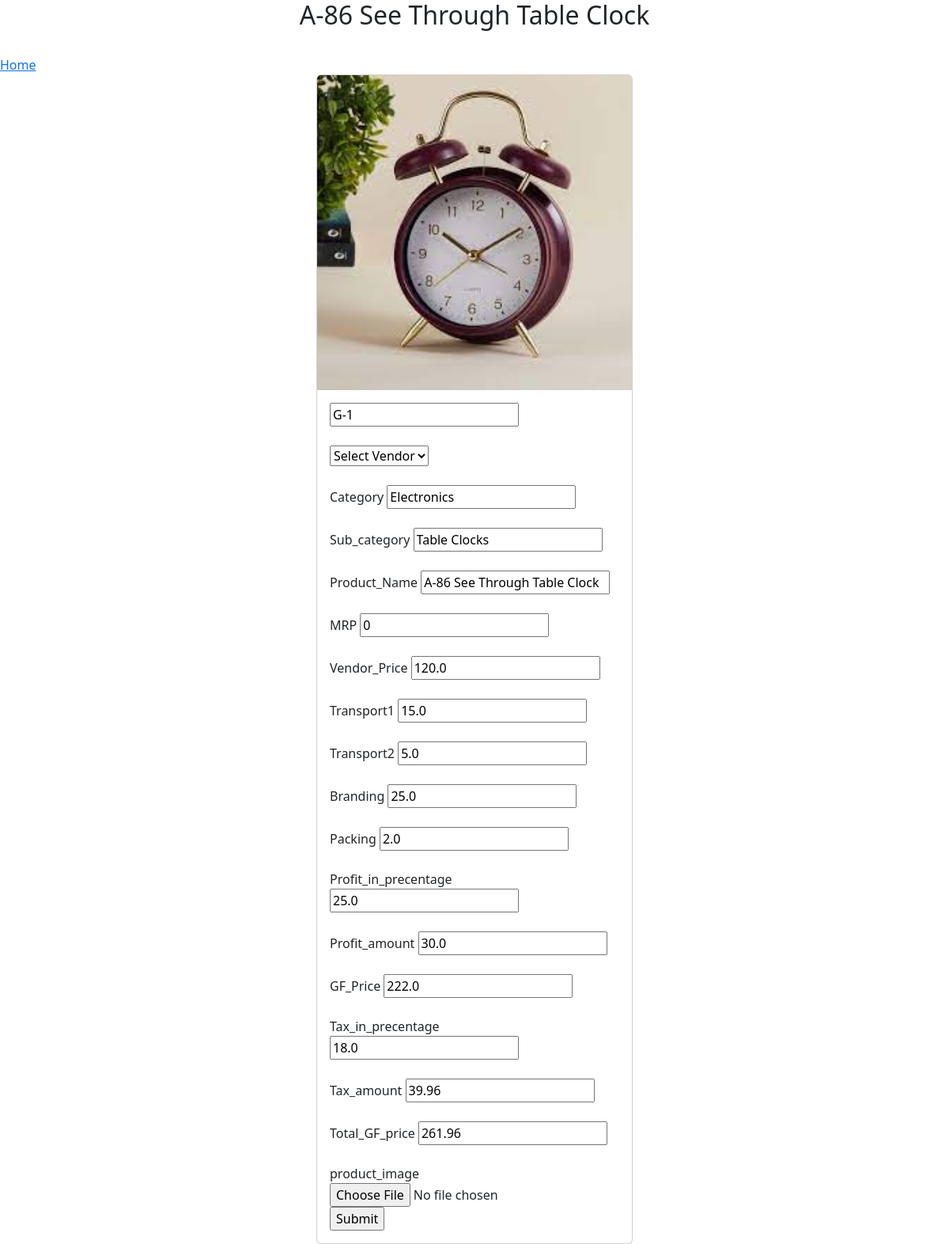
/update_product/8, run on the app's committed database.
### gridfokuzapp/models.py (models this page shows, shortened)
class AddProducts(models.Model):
    SKU = models.CharField(max_length=10, null=True)
    Vendor = models.ForeignKey(AddVendors ,on_delete=models.SET_NULL, null=True)
    Category = models.CharField(max_length=50, null=True)
    Sub_category = models.CharField(max_length=50, null=True)
    Product_Name = models.CharField(max_length=50, null=True)
    MRP = models.IntegerField(null=True)
    Vendor_Price = models.FloatField(null=True)
    Transport1 = models.FloatField(null=True)
    Transport2 = models.FloatField(null=True)
    Branding = models.FloatField(null=True)
    Packing = models.FloatField(null=True)
    Profit_in_precentage = models.FloatField(null=True)
    Profit_amount = models.FloatField(null=True)
    GF_Price = models.FloatField(null=True)
    Tax_in_precentage = models.FloatField(null=True)
    Tax_amount = models.FloatField(null=True)
    Total_GF_price = models.FloatField(null=True)
    product_image = models.ImageField(upload_to="product_images", null=True)

### gridfokuzapp/views.py (the view, shortened to what this page needs)
# urls.py: path("update_product/<int:id>", views.update_product, name="update_product"),
def update_product(request,id):
    vendor = AddVendors.objects.all()
    product = AddProducts.objects.get(id=id)
    return render(request, "update_product.html",{"product":product,
                                                  "vendor":vendor})

### templates/update_product.html (shortened to what this page needs)
<!DOCTYPE html>
<html lang="en">
<head>
  <link href="https://cdn.jsdelivr.net/npm/bootstrap@5.2.3/dist/css/bootstrap.min.css" rel="stylesheet">
</head>
<body>
    <h2 style="text-align:center">{{product.Product_Name}}</h2><br>
    <a href="/home">Home</a>
    <div class="card mx-auto" style="width: 25rem;">
        <img src="{{product.product_image.url}}" class="card-img-top" alt="{{product.Product_Name}}">
        <div class="card-body">
            <form action="{% url 'update_product' product.id %}" method="post" enctype="multipart/form-data">
                <input type="text" name="SKU" placeholder="SKU" value="{{product.SKU}}" required><br><br>
                <select name="Vendor">
                    <option value="none">Select Vendor</option>
                </select><br><br>
                <label>Category</label>
                <input type="text" name="Category" placeholder="Category" value="{{product.Category}}" required><br><br>
                <label>Sub_category</label>
                <input type="text" name="Sub_category" placeholder="Sub_category" value="{{product.Sub_category}}" required><br><br>
                <label>Product_Name</label>
                <input type="text" name="Product_Name" placeholder="Product_Name" value="{{product.Product_Name}}" required><br><br>
                <label>MRP</label>
                <input type="number" name="MRP" placeholder="MRP" step="0.0001" value="{{product.MRP}}" required><br><br>
                <label>Vendor_Price</label>
                <input type="number" name="Vendor_Price" placeholder="Vendor_Price" step="0.0001" value="{{product.Vendor_Price}}" required><br><br>
                <label>Transport1</label>
                <input type="number" name="Transport1" placeholder="Transport1" step="0.0001" value="{{product.Transport1}}" required><br><br>
                <label>Transport2</label>
                <input type="number" name="Transport2" placeholder="Transport2" step="0.0001" value="{{product.Transport2}}" required><br><br>
                <label>Branding</label>
                <input type="number" name="Branding" placeholder="Branding" step="0.0001" value="{{product.Branding}}" required><br><br>
                <label>Packing</label>
                <input type="number" name="Packing" placeholder="Packing" step="0.0001" value="{{product.Packing}}" required><br><br>
                <label>Profit_in_precentage</label>
                <input type="number" name="Profit_in_precentage" placeholder="Profit" step="0.0001" value="{{product.Profit_in_precentage}}" required><br><br>
                <label>Profit_amount</label>
                <input type="number" name="Profit_amount" placeholder="Profit_amount"step="0.0001" value="{{product.Profit_amount}}" required><br><br>
                <label>GF_Price</label>
                <input type="number" name="GF_Price" placeholder="GF_Price"step="0.0001" value="{{product.GF_Price}}" required><br><br>
                <label>Tax_in_precentage</label>
                <input type="number" name="Tax_in_precentage" placeholder="Tax"step="0.0001" value="{{product.Tax_in_precentage}}" required><br><br>
                <label>Tax_amount</label>
                <input type="number" name="Tax_amount" placeholder="Tax_amount"step="0.0001" value="{{product.Tax_amount}}" required><br><br>
                <label>Total_GF_price</label>
                <input type="number" name="Total_GF_price" placeholder="Total_GF_price" step="0.0001" value="{{product.Total_GF_price}}" required><br><br>
                <label>product_image</label>
                <input type="file" name="product_image" value="{{product.product_image.url}}" required>
                <input type="submit" onclick="return validateForm()">
            </form>
        </div>
    </div>
</body>
</html>

### data on the page
AddProducts: product_image (picture), SKU "G-1", Category "Electronics", Sub_category "Table Clocks", Product_Name "A-86 See Through Table Clock", MRP "0", Vendor_Price "120.0", Transport1 "15.0", Transport2 "5.0", Branding "25.0", Packing "2.0", Profit_in_precentage "25.0", Profit_amount "30.0", GF_Price "222.0", Tax_in_precentage "18.0", Tax_amount "39.96", Total_GF_price "261.96"
